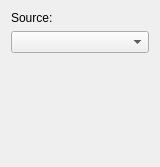
<?xml version="1.0" encoding="UTF-8"?>
<ui version="4.0">
 <class>ControlChooser</class>
 <widget class="QWidget" name="ControlChooser">
  <property name="geometry">
   <rect>
    <x>0</x>
    <y>0</y>
    <width>160</width>
    <height>167</height>
   </rect>
  </property>
  <property name="windowTitle">
   <string>Form</string>
  </property>
  <layout class="QVBoxLayout" name="verticalLayout">
   <item>
    <widget class="QLabel" name="label">
     <property name="text">
      <string>Source:</string>
     </property>
    </widget>
   </item>
   <item>
    <widget class="QComboBox" name="comboBox"/>
   </item>
   <item>
    <spacer name="verticalSpacer">
     <property name="orientation">
      <enum>Qt::Vertical</enum>
     </property>
     <property name="sizeHint" stdset="0">
      <size>
       <width>20</width>
       <height>102</height>
      </size>
     </property>
    </spacer>
   </item>
  </layout>
 </widget>
 <resources/>
 <connections>
  <connection>
   <sender>comboBox</sender>
   <signal>currentIndexChanged(int)</signal>
   <receiver>ControlChooser</receiver>
   <slot>slotIndexChanged(int)</slot>
   <hints>
    <hint type="sourcelabel">
     <x>136</x>
     <y>41</y>
    </hint>
    <hint type="destinationlabel">
     <x>159</x>
     <y>41</y>
    </hint>
   </hints>
  </connection>
 </connections>
 <slots>
  <slot>slotIndexChanged(int)</slot>
 </slots>
</ui>
